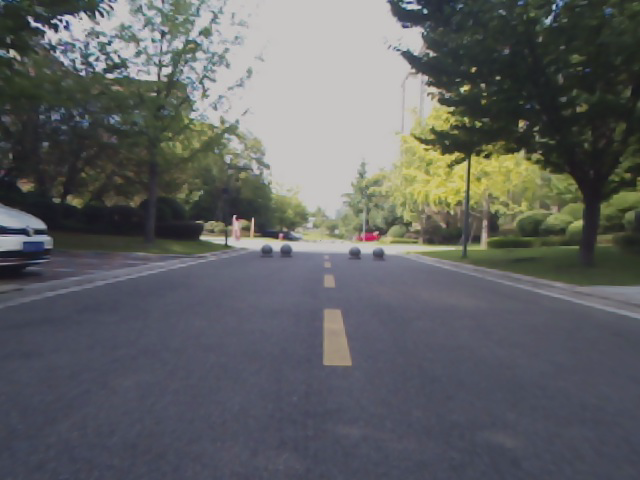
#> input picture opencv_seg/1_rgb.png, 640 x 480 px
$ python demo.py
#> lines starting #> are read from the running program, lines starting #| are printed output that depends on the picture
#> further down, im is the input picture: shape (480, 640, 3); mean B, G, R 98.4, 97.6, 95.4
from PIL import Image
import numpy as np
import cv2 as cv


def seg_lane_by_cv(img):
    # 获得行数和列数即图片大小
    rowNum, colNum = img.shape[:2]
#> rowNum = 480; colNum = 640

    for x in range(rowNum):
        for y in range(colNum):
            cur = img[x, y].tolist()
            if (cur[0] < 115 or cur[0] > 150) or (cur[1] < 130 or cur[1] > 160) or \
                    (cur[2] < 140 or cur[2] > 170) or (rowNum / 1.8 > x) or \
                    (y < colNum / 3) or (y > colNum / 1.5):
                img[x, y] = np.array([0, 0, 0])
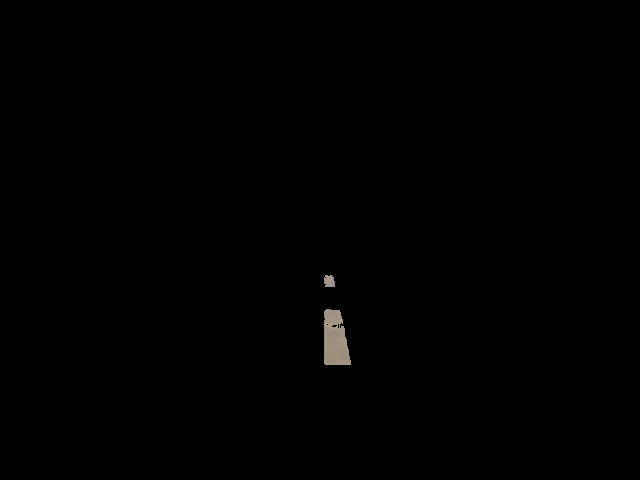
#> img: shape (480, 640, 3); mean B, G, R 0.6, 0.6, 0.7

    # 保存修改后图片
    cv.imwrite('b1.png', img)


if __name__ == '__main__':
    im = cv.imread('1_rgb.png')
    seg_lane_by_cv(im)
